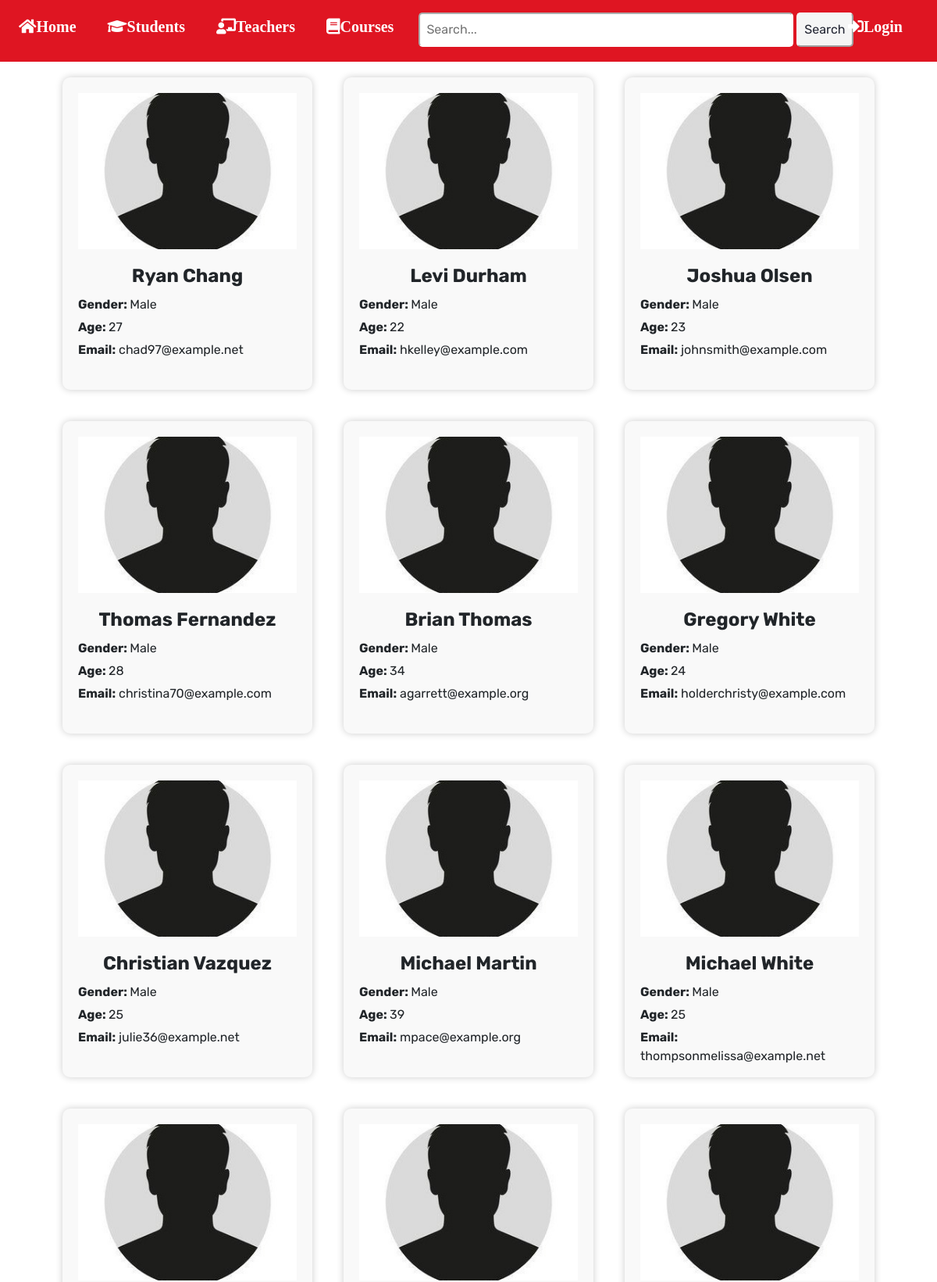
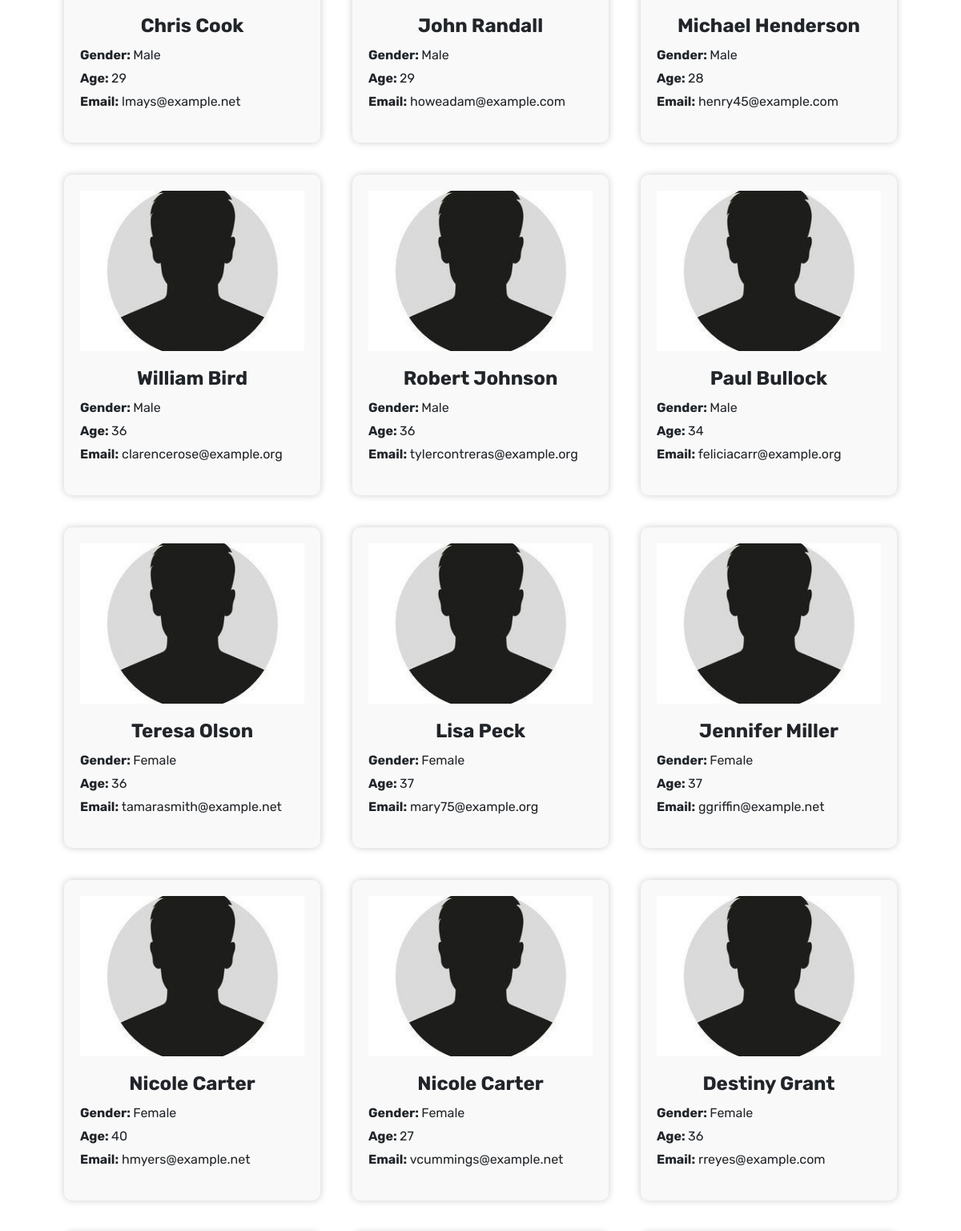
/students (upper part), run on the app's committed database (2 pictures, top to bottom).
### tables this page shows
CREATE TABLE students (
            student_id      INTEGER     PRIMARY KEY
          , user_id         INTEGER     NOT NULL        UNIQUE
          , name            TEXT        NOT NULL
          , image           BLOB        NOT NULL
          , gender          TEXT        NOT NULL
          , birth_date      TEXT        NOT NULL
          , phone           TEXT        NOT NULL
          , address         TEXT        NOT NULL
          , FOREIGN KEY (user_id) REFERENCES users (user_id)
        );

CREATE TABLE users (
            user_id         INTEGER     PRIMARY KEY
          , role            TEXT        NOT NULL
          , email           TEXT        NOT NULL        UNIQUE
          , password        TEXT        NOT NULL
        );

### app.py (the view)
@app.route('/students')
def show_students():
    students_tupple = execute_query(f"""
        SELECT name
             , gender
             , phone
             , birth_date
             , round((julianday(CURRENT_DATE)-julianday(birth_date))/365,2) as age
             , email
        FROM students
        INNER JOIN users ON students.user_id = users.user_id
        """)
    students = [ [student for student in student_tup] for student_tup in students_tupple ]
    images_blob = execute_query("SELECT image FROM students")
    blob_list = [image_blob[0] for image_blob in images_blob]
    images = []
    for image in blob_list:
        try:
            encoded_data = [base64.b64encode(image).decode('utf-8')]
            images.append(encoded_data)
        except:
            images.append(list("null"))
    student_images = list(map(list.__add__, students, images))
    return render_template('students.html', students=student_images)

### app.py (called while the page is built)
@app.before_request
def auth():
    path_teacher_list = ['/teacher_panel']
    if "role" not in session.keys():
        session["username"]='anonymous'
        session["role"]='anonymous'
    if session["role"] != 'Admin':
        if 'admin' in request.full_path:
            return abort(403)
    if session["role"] != 'Teacher':
        if any(route in request.full_path for route in path_teacher_list):
            return abort(403)

### setup_db.py (called while the page is built)
def execute_query(schema):
    cur.execute(schema)
    conn.commit()
    return cur.fetchall()

### templates/students.html (shortened to what this page needs)
{% extends "base.html" %}
{% block content %}
<div class="user-card-container">
{% for student in students %}
<div class="user-card">
    <img alt="Student Photo" onerror="this.onerror=null; this.src='./static/img/anonymous_male.jpg';">
    <h2>{{ student[0] }}</h2>
    <p><b>Gender: </b>{{ student[1] }}</p>
    <p><b>Age: </b> {{ student[4]|round|int }}</p>
    <p><b>Email:</b> {{ student[5] }}</p>
  </div>
  {% endfor %}
</div>
{% endblock %}

### static/css/style.css (style rules this page uses)
* { font-family: 'Rubik'; }
.user-card-container { display: flex; flex-wrap: wrap; justify-content: center; }
.user-card { padding: 2.5vh; width: 320px; height: 400px; background-color: #f9f9f9; border-radius: 10px; box-shadow: 0 0 10px rgba(0, 0, 0, 0.2); margin: 20px; overflow: hidden; }
.user-card img { width: 100%; height: 200px; object-fit: cover; }
.user-card h2 { margin: 20px 0 10px; font-size: 24px; font-weight: bold; text-align: center; }
.user-card p { margin: 5px 0; font-size: 16px; text-align: left; }

### data on the page
students: name "Ryan Chang", gender "Male", student "27", email "chad97@example.net"
students: name "Levi Durham", gender "Male", student "22", email "hkelley@example.com"
students: name "Joshua Olsen", gender "Male", student "23", email "johnsmith@example.com"
students: name "Thomas Fernandez", gender "Male", student "28", email "christina70@example.com"
students: name "Brian Thomas", gender "Male", student "34", email "agarrett@example.org"
students: name "Gregory White", gender "Male", student "24", email "holderchristy@example.com"
students: name "Christian Vazquez", gender "Male", student "25", email "julie36@example.net"
students: name "Michael Martin", gender "Male", student "39", email "mpace@example.org"
students: name "Michael White", gender "Male", student "25", email "thompsonmelissa@example.net"
students: name "Chris Cook", gender "Male", student "29", email "lmays@example.net"
students: name "John Randall", gender "Male", student "29", email "howeadam@example.com"
students: name "Michael Henderson", gender "Male", student "28", email "henry45@example.com"
students: name "William Bird", gender "Male", student "36", email "clarencerose@example.org"
students: name "Robert Johnson", gender "Male", student "36", email "tylercontreras@example.org"
students: name "Paul Bullock", gender "Male", student "34", email "feliciacarr@example.org"
students: name "Teresa Olson", gender "Female", student "36", email "tamarasmith@example.net"
students: name "Lisa Peck", gender "Female", student "37", email "mary75@example.org"
students: name "Jennifer Miller", gender "Female", student "37", email "ggriffin@example.net"
students: name "Nicole Carter", gender "Female", student "40", email "hmyers@example.net"
students: name "Nicole Carter", gender "Female", student "27", email "vcummings@example.net"
students: name "Destiny Grant", gender "Female", student "36", email "rreyes@example.com"
